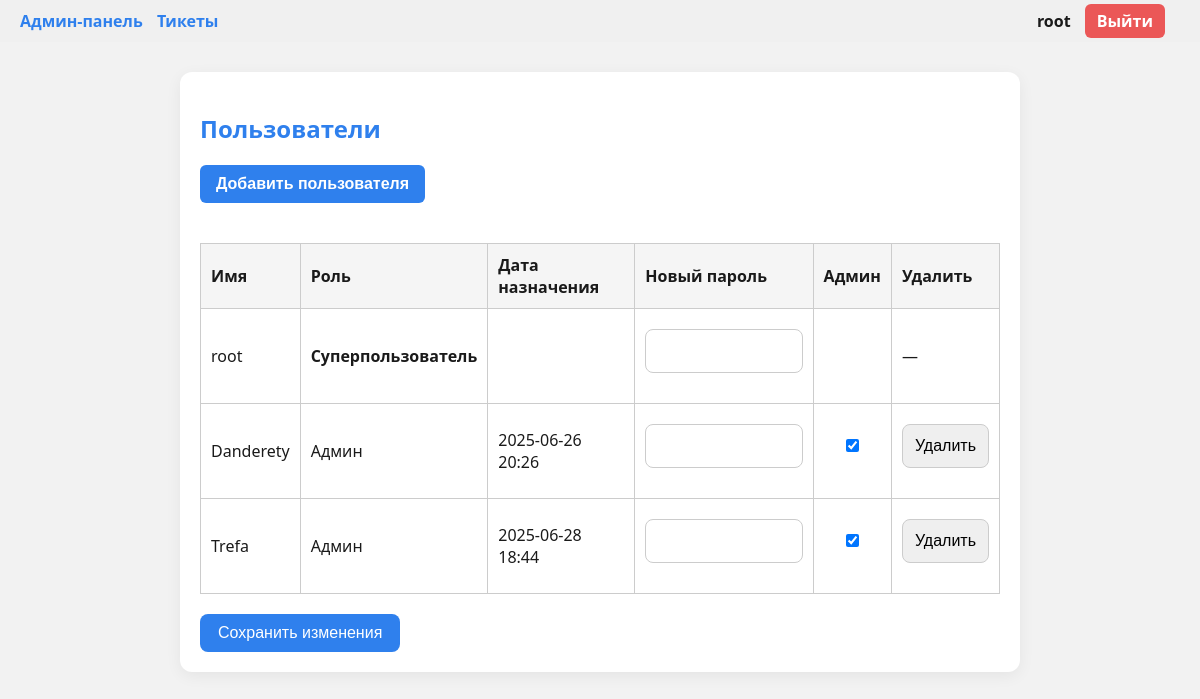
Screenshot of /users (signed in) with the database file from the repository.
### app/models.py (models this page shows, shortened)
class User(UserMixin, db.Model):
    id = db.Column(db.Integer, primary_key=True)
    username = db.Column(db.String(64), unique=True, nullable=False)
    password = db.Column(db.String(128), nullable=False)
    is_admin = db.Column(db.Boolean, default=False)
    is_super = db.Column(db.Boolean, default=False)
    admin_assigned_at = db.Column(db.DateTime, nullable=True)
    tickets = db.relationship('Ticket', backref='user', cascade="all, delete", passive_deletes=True)

### app/routes.py (the view, shortened to what this page needs)
@routes_bp.route('/users', methods=['GET', 'POST'])
@login_required
def users():
    if not current_user.is_super:
        return redirect(url_for('routes_bp.submit_ticket'))
    users = User.query.all()
    return render_template('users.html', users=users)

### app/__init__.py (called while the page is built)
def create_app():
    TEMPLATE_DIR = os.path.join(os.path.dirname(basedir), "templates")
    STATIC_DIR = os.path.join(os.path.dirname(basedir), "static")
    app = Flask(__name__, template_folder=TEMPLATE_DIR, static_folder=STATIC_DIR)
    app.config.from_object(Config)
    db.init_app(app)
    login_manager.init_app(app)
    socketio.init_app(app)
    @login_manager.user_loader
    def load_user(user_id):
        from app.models import User  # импорт здесь, чтобы избежать циклической зависимости
        return User.query.get(int(user_id))
    with app.app_context():
        from app import models  # 👈 импорт только здесь!
        db.create_all()
    from app.routes import routes_bp
    app.register_blueprint(routes_bp)
    return app, socketio

### templates/users.html (shortened to what this page needs)
<!DOCTYPE html>
<html lang="ru">
<head>
  <link rel="stylesheet" href="{{ url_for('static', filename='users.css') }}">
</head>
<body>
  {% include 'topbar.html' %}
  <div class="container">
    <h2>Пользователи</h2>
    <button type="button" class="open-user-modal-btn" onclick="openUserModal()">Добавить пользователя</button>
    <form method="POST">
      <div class="table-wrapper">
        <table class="user-table">
          <thead>
            <tr>
              <th>Имя</th>
              <th>Роль</th>
              <th>Дата назначения</th>
              <th>Новый пароль</th>
              <th>Админ</th>
              <th>Удалить</th>
            </tr>
          </thead>
          <tbody>
            {% for user in users %}
            <tr>
              <td data-label="Имя">{{ user.username }}</td>
              <td data-label="Роль">
                {% if user.is_super %}<strong>Суперпользователь</strong>
                {% elif user.is_admin %}Админ
                {% else %}Пользователь{% endif %}
              </td>
              <td data-label="Дата назначения">{{ user.admin_assigned_at.strftime('%Y-%m-%d %H:%M') if user.admin_assigned_at else '' }}</td>
              <td data-label="Новый пароль">
                <input type="text" name="password_{{ user.id }}">
              </td>
              <td data-label="Админ">
                {% if not user.is_super %}
                <input type="checkbox" name="admin_{{ user.id }}" {% if user.is_admin %}checked{% endif %}>
                {% endif %}
              </td>
              <td data-label="">
                {% if not user.is_super %}
                <input type="submit" name="delete_{{ user.id }}" value="Удалить">
                {% else %}—{% endif %}
              </td>
            </tr>
            {% endfor %}
          </tbody>
        </table>
      </div>
      <div class="blockk">
        <button type="submit">Сохранить изменения</button>
      </div>
    </form>
  </div>
</body>
</html>

### templates/topbar.html (shortened to what this page needs)
{% if request.endpoint not in ['routes_bp.login', 'routes_bp.register'] %}
  <div class="topbar">
    <div class="left-links">
      {% if current_user.is_authenticated %}
        {% if current_user.is_admin and request.endpoint != 'routes_bp.admin_panel' %}
          <a href="{{ url_for('routes_bp.admin_panel') }}" class="topbar-btn">Админ-панель</a>
        {% endif %}
        {% if request.endpoint != 'routes_bp.submit_ticket' %}
          <a href="{{ url_for('routes_bp.submit_ticket') }}" class="topbar-btn">Тикеты</a>
        {% endif %}
      {% endif %}
    </div>
    <div class="right-links">
      {% if current_user.is_authenticated %}
        <span class="username">{{ current_user.username }}</span>
        <a href="{{ url_for('routes_bp.logout') }}" class="logout-btn">Выйти</a>
      {% endif %}
    </div>
  </div>
{% endif %}

### static/users.css (style rules this page uses)
.container { padding: 20px; }
.user-table { width: 100%; border-collapse: collapse; margin-top: 20px; }
.user-table th, .user-table td { border: 1px solid #ccc; padding: 10px; text-align: left; }
.user-table th { background-color: #f5f5f5; }
.open-user-modal-btn { background-color: #2F80ED; color: white; font-weight: bold; padding: 10px 16px; border: none; border-radius: 6px; cursor: pointer; margin-bottom: 20px; }
.blockk { margin-top: 20px; }

### static/base.css (style rules this page uses)
body { margin: 0; padding: 0; font-family: 'Segoe UI', sans-serif; background-color: #F2F2F2; color: #1A1A1A; }
.container { max-width: 800px; margin: 30px auto; padding: 20px; background-color: #FFFFFF; border-radius: 12px; box-shadow: 0 4px 16px rgba(0, 0, 0, 0.06); }
h1, h2, h3 { color: #2F80ED; }
input, select, textarea { width: 100%; padding: 12px; margin: 10px 0 20px; border: 1px solid #ccc; border-radius: 8px; font-size: 1rem; box-sizing: border-box; }
button, .btn { background-color: #2F80ED; color: white; padding: 10px 18px; border: none; border-radius: 8px; cursor: pointer; font-size: 1rem; transition: background-color 0.3s ease; }
.topbar { display: flex; justify-content: space-between; align-items: center; padding: 10px 20px; background-color: #f0f0f0; font-size: 1rem; margin-bottom: 20px; }
.topbar a { text-decoration: none; margin-right: 15px; color: #2F80ED; font-weight: bold; }
.topbar a.logout-btn { background-color: #eb5757; color: white; padding: 6px 12px; border-radius: 6px; }
.topbar .username { margin-right: 10px; font-weight: bold; }
.left-links a { margin-right: 10px; }

### rows the page displays
User: username "root", is_super "Суперпользователь"
User: username "Danderety", is_super "Админ", admin_assigned_at "2025-06-26 20:26", is_admin "☑"
User: username "Trefa", is_super "Админ", admin_assigned_at "2025-06-28 18:44", is_admin "☑"
